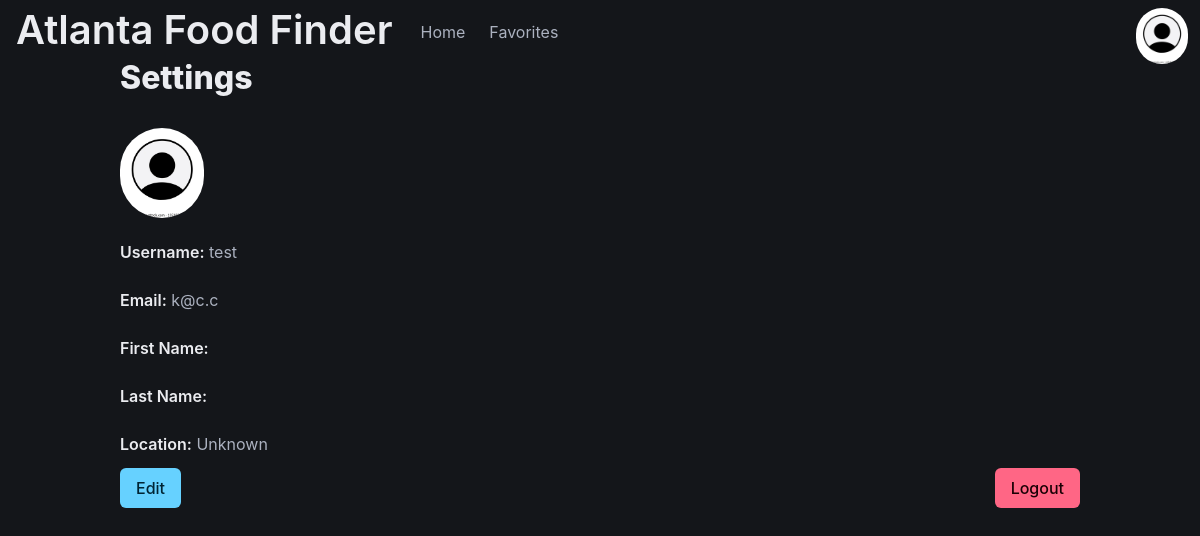
The page /foodFinder/settings/ (signed in) on the database as committed earlier.
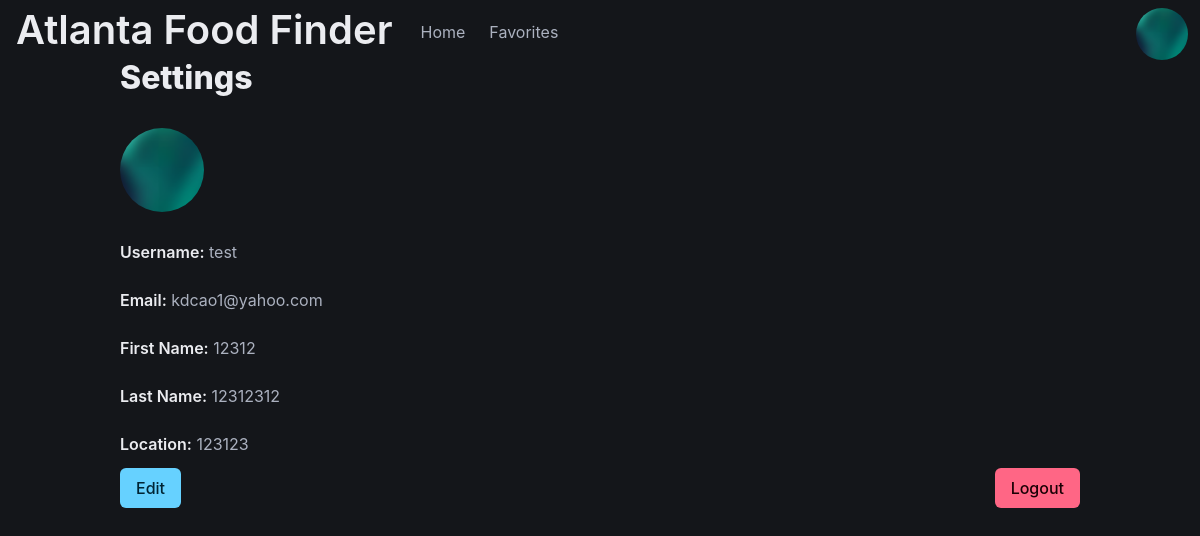
The same page on the database as committed later.
### foodFinder/models.py (models this page shows, shortened)
class Guest(models.Model):
    user = models.OneToOneField(User, on_delete=models.CASCADE)
    first_name = models.CharField(max_length=100, blank=True)  # Optional
    last_name = models.CharField(max_length=100, blank=True)   # Optional
    location = models.CharField(max_length=100, blank=True)  # Optional
    profile_picture = models.ImageField(upload_to='profile_pictures/', blank=True, null=True)
    favorite_restaurants = models.ManyToManyField(Restaurant, blank=True)

### foodFinder/views.py (the view, shortened to what this page needs)
# urls.py: path("settings/", views.settings, name="settings"),
def settings(request):
    if not request.user.is_authenticated:
        return redirect('/foodFinder/login/')
    guest = Guest.objects.get(user=request.user)
    user_profile = UserProfile.objects.get(user=request.user)
    can_edit = False
    context = {
        'guest': guest,
        'user': user_profile.user,
        'email': user_profile.email,
        'can_edit': can_edit,
    }
    return render(request, 'foodFinder/settings.html', context)

### foodFinder/templates/foodFinder/settings.html (shortened to what this page needs)
<!DOCTYPE html>
<html lang="en" data-theme="dark">
{% load static %}
<head>
    <link rel="stylesheet" href="{% static "./foodFinder/css/bulma.css" %}">
    <link rel="stylesheet" href="https://cdnjs.cloudflare.com/ajax/libs/cropperjs/1.5.12/cropper.min.css"/>
</head>
<body>
<nav class="navbar is-fixed-top" role="navigation" aria-label="main navigation">
    <div class="navbar-brand">
        <strong class="is-size-2 has-text-centered px-4">
            Atlanta Food Finder
        </strong>
    </div>
    <div class="navbar-menu">
        <div class="navbar-start">
            <a class="navbar-item" href="/foodFinder">
                Home
            </a>
            <a class="navbar-item" href="/foodFinder/favorites">
                Favorites
            </a>
        </div>
        <div class="navbar-end">
            {% if user.is_authenticated %}
                <figure class="image is-64x64 pt-2 pr-3">
                    <a href="{% url 'settings' %}">
                        <img class="is-rounded is-square"
                             src="{% if user.guest.profile_picture %}{{ user.guest.profile_picture.url }}{% else %}{% static 'images/default_profile.png' %}{% endif %}"
                             alt="Profile Picture"/>
                    </a>
                </figure>
            {% endif %}
        </div>
    </div>
</nav>
<section class="section mt-3">
    <div class="container">
        <h1 class="title">Settings</h1>
        <form method="POST" enctype="multipart/form-data" action="{% url 'settings' %}">
            {% if not can_edit %}
                <figure class="image is-96x96 pt-2 pr-3">
                    <a href="{% url 'settings' %}">
                        <img class="is-rounded is-square"
                             src="{% if user.guest.profile_picture %}{{ user.guest.profile_picture.url }}{% else %}{% static 'images/default_profile.png' %}{% endif %}"
                             alt="Profile Picture"/>
                    </a>
                </figure>
            {% endif %}
            <div class="field mt-5">
                {% if not can_edit %}
                    <div><strong>Username:</strong> {{ guest.user.username }}</div>
                {% endif %}
            </div>
            <div class="field mt-5">
                {% if not can_edit %}
                    <div><strong>Email:</strong> {{ guest.user.email }}</div>
                {% endif %}
            </div>
            <div class="field mt-5">
                {% if not can_edit %}
                    <div><strong>First Name:</strong> {{ guest.first_name }}</div>
                {% endif %}
            </div>
            <div class="field mt-5">
                {% if not can_edit %}
                    <div><strong>Last Name:</strong> {{ guest.last_name }}</div>
                {% endif %}
            </div>
            <div class="field mt-5">
                {% if not can_edit %}
                    <div><strong>Location:</strong> {{ guest.location }}</div>
                {% endif %}
            </div>
            <div class="is-flex is-justify-content-space-between">
                {% if not can_edit %}
                    <button name="action" value="edit" type="submit" id="editButton" class="button is-info">Edit</button>
                {% endif %}
                <form method="POST">
                    <button type="submit" name="action" value="logout" id="logoutButton" class="button is-danger">Logout</button>
                </form>
            </div>
        </form>
    </div>
</section>
</body>
</html>

Rows that differ between the two databases and show on the page:
changed Guest "test": user.email "k@c.c" → "kdcao1@yahoo.com"; first_name (not shown) → "12312"; last_name (not shown) → "12312312"; location "Unknown" → "123123"
